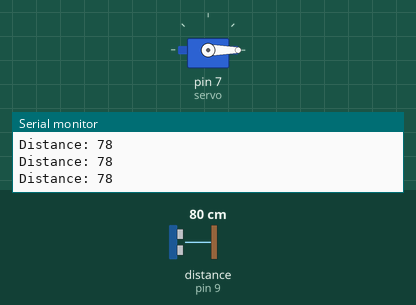
A sketch run on a simulated Arduino Uno, built with avr-gcc and run on an emulated ATmega328P. Parts: servo, the last lines printed to the serial monitor. Wiring (inferred from the names in the program): ultrasonic range finder: trigger pin 8; echo pin 9. The test bench sets the inputs (shaded band); at power-on: distance to the obstacle (sensor on pin 9) 80 cm. The echo pulse lasts 58.3 µs per cm.

Above: at 1.2 s.
1.3 s: distance to the obstacle (sensor on pin 9) set to 29 cm
2.8 s: distance to the obstacle (sensor on pin 9) set to 22 cm
At 3.3 s:
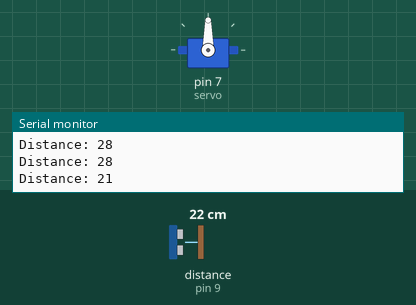
4.3 s: distance to the obstacle (sensor on pin 9) set to 35 cm
At 7.0 s:
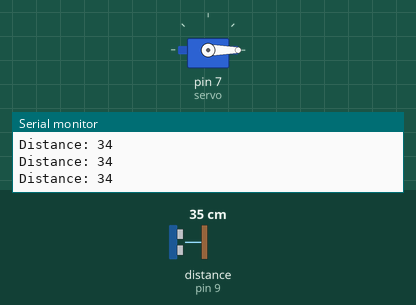
7.3 s: distance to the obstacle (sensor on pin 9) set to 2 cm
At 8.2 s:
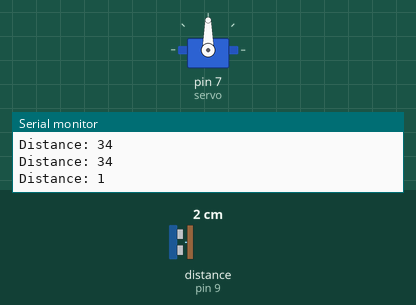
Timing chart, 0 to 9.8 s (numbered marks = the images above; inputs shaded):
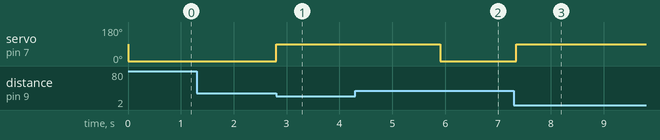

Measured:
- the behaviour switches between 26 and 25 cm on distance to the obstacle (sensor on pin 9) (found by bisection; images 0 and 1)
- after the input at 2.8 s, servo on pin 7 (servo): 0° → 90° at once
- after the input at 4.3 s, servo on pin 7 (servo): 90° → 0° after 1.6 s
- after the input at 7.3 s, servo on pin 7 (servo): 0° → 90° after 0.05 s

The sketch:

SmartTrashCan.ino
```cpp
#include <Servo.h>

Servo servo;
const int trigPin = 8;
const int echoPin = 9;
long duration;
int distance;

void setup() {
  servo.attach(7);
  pinMode(trigPin, OUTPUT);
  pinMode(echoPin, INPUT);
  Serial.begin(9600);
}

void loop() {
  // Trimite semnalul ultrasonic
  digitalWrite(trigPin, LOW);
  delayMicroseconds(2);
  digitalWrite(trigPin, HIGH);
  delayMicroseconds(10);
  digitalWrite(trigPin, LOW);

  // Calculează durata și distanța
  duration = pulseIn(echoPin, HIGH);
  distance = duration * 0.034 / 2;

  Serial.print("Distance: ");
  Serial.println(distance);

  // Dacă distanța este mai mică de 25 cm, deschide capacul
  if (distance < 25) {
    servo.write(90); // Deschide
    delay(3000);     // Menține deschis 3 secunde
  } else {
    servo.write(0);  // Închide
  }

  delay(100);
}
```
